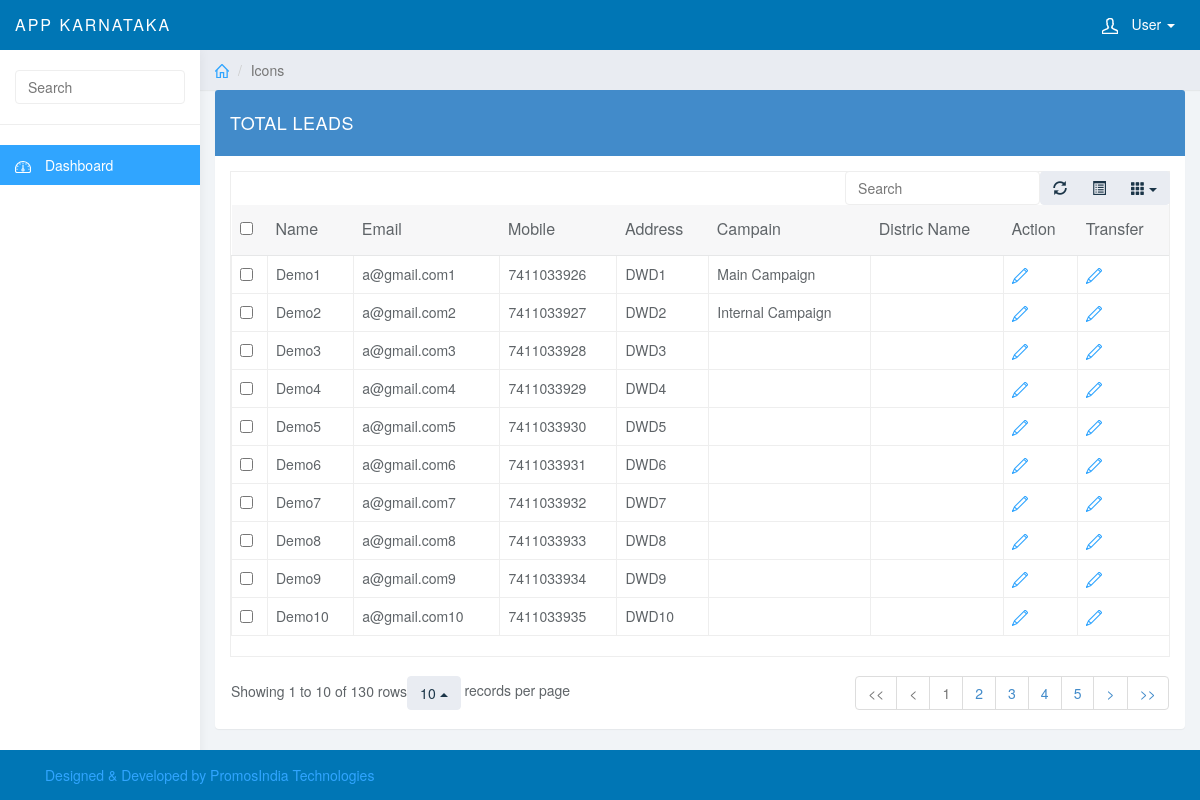
/master/lead_info.php, run on the app's committed database.
### tables this page shows
CREATE TABLE IF NOT EXISTS `app_leads` (
  `lead_id` bigint(20) NOT NULL AUTO_INCREMENT,
  `lead_name` varchar(150) NOT NULL,
  `lead_email` varchar(150) NOT NULL,
  `lead_mobile` varchar(20) NOT NULL,
  `lead_address` text NOT NULL,
  `source_of_lead` varchar(255) NOT NULL,
  `district_name` varchar(255) NOT NULL,
  `assembly_name` varchar(255) NOT NULL,
  `ward_or_zp_name` varchar(255) NOT NULL,
  `polling_booth_no` varchar(255) NOT NULL,
  `campaign_group_name` varchar(255) NOT NULL,
  `voter_id` varchar(100) NOT NULL,
  `notepad` text NOT NULL,
  `uploaded_date` varchar(25) NOT NULL,
  `uploaded_by` varchar(100) NOT NULL,
  `uploaded_ip` varchar(100) NOT NULL,
  `modified_date` varchar(100) NOT NULL,
  `modified_by` varchar(100) NOT NULL,
  `modified_ip` varchar(100) NOT NULL,
  PRIMARY KEY (`lead_id`)
);

CREATE TABLE IF NOT EXISTS `campaigns` (
  `campaign_id` int(11) NOT NULL AUTO_INCREMENT,
  `campaign_name` varchar(255) NOT NULL,
  PRIMARY KEY (`campaign_id`)
);

### comman/db_function.php (called while the page is built, shortened)
<?php
	function execute_sql_query($sql){
		$connection=db_connection();
		$result=mysqli_query($connection,$sql);
		if(!$result){
			sql_error($connection);
		}else{
			return $result;
		}
	}
	function execute_fetch($result){
		$fetch=mysqli_fetch_array($result);
		if(!$fetch){
		}else
		{
			return $fetch;
		}
	}
			?>

### master/lead_info.php (the view, shortened to what this page needs)
<?php require_once('../webtemplate/headtags.php'); ?>
<?php require_once('../webtemplate/header_nav.php'); ?>
<?php require_once('../webtemplate/side_navigation.php'); ?>
	<div class="col-sm-9 col-sm-offset-3 col-lg-10 col-lg-offset-2 main">
		<div class="row">
			<ol class="breadcrumb">
				<li><a href="#"><svg class="glyph stroked home"><use xlink:href="#stroked-home"></use></svg></a></li>
				<li class="active">Icons</li>
			</ol>
		</div>
				<?php
					if(isset($_GET['show'])){
						$title=$_GET['show'];
					}else{
						$title="Total Leads";
					}
					if($title=="assigned"){
						 $get_lead="SELECT * FROM app_leads al,campaigns cmpgs WHERE al.campaign_group_name=cmpgs.campaign_id";
						 $campaign_name="";
					}elseif($title=="un-assigned"){
						 $get_lead="SELECT * FROM app_leads WHERE campaign_group_name=''";
						 $campaign_name="";
					}else{
						$get_lead="SELECT * FROM app_leads";
						$getdetails="SELECT * FROM app_leads al,campaigns cmpgs WHERE al.campaign_group_name=cmpgs.campaign_id";
						$details=execute_sql_query($getdetails);
					}
				 ?>
		<div class="row">
			<div class="col-lg-12">
				<div class="panel panel-primary">
					<div class="panel-heading"><?php echo strtoupper($title); ?></div>
					<div class="panel-body">
						<table data-toggle="table" data-url="tables/data1.json"  data-show-refresh="true" data-show-toggle="true" data-show-columns="true" data-search="true" data-select-item-name="toolbar1" data-pagination="true" data-sort-name="name" data-sort-order="desc">
						    <thead>
						    <tr>
						        <th data-field="lead_name" data-sortable="true">Name</th>
						        <th data-field="lead_email"  data-sortable="true">Email</th>
						        <th data-field="lead_mobile" data-sortable="true">Mobile</th>
						        <th data-field="lead_address" data-sortable="true">Address</th>
						        <th data-field="source_of_lead" data-sortable="true">Campain</th>
						        <th data-field="district_name" data-sortable="true">Distric Name</th>
						        <th data-field="Action" data-sortable="true">Action</th>
						        <th data-field="Transfer" data-sortable="true">Transfer</th>
						    </tr>
						    </thead>
						    <?php
						    	$execute=execute_sql_query($get_lead);
						    	while ($disp=execute_fetch($execute)) {
						    		$lead_id=$disp['lead_id'];
								if($title=="Total Leads"){
									$get_values=execute_fetch($details);
									if(!empty($get_values['campaign_group_name'])){
										$campaign_name=$get_values['campaign_name'];
									}else{$campaign_name="";}
								}
								?>
						    <tr data-index="0">
						    <td><?php echo $disp['lead_name'];?></td>
						    <td><?php echo $disp['lead_email'];?></td>
						    <td><?php echo $disp['lead_mobile'];?></td>
						    <td><?php echo $disp['lead_address'];?></td>
						    <td><?php echo $campaign_name;?></td>
						    <td> <a href="edit_lead.php?edit_lead=<?php echo urldecode($lead_id)?>">
						    <svg class="glyph stroked pencil small">
						    <use xmlns:xlink="http://www.w3.org/1999/xlink" xlink:href="#stroked-pencil">
						    </use>
						    </svg>
						    </a>  </td>
						     <td> <a href="transfer.php?edit_lead=<?php echo urldecode($lead_id)?>">
						    <svg class="glyph stroked pencil small">
						    <use xmlns:xlink="http://www.w3.org/1999/xlink" xlink:href="#stroked-pencil">
						    </use>
						    </svg>
						    </a>  </td>
						    </tr>
						    <?php }?>
						</table>
					</div>
				</div>
			</div>
		</div>
	</div>
	<?php require_once('../webtemplate/footer.php'); ?>
</body>
</html>

### css/styles.css (style rules this page uses)
body { background: #f1f4f7; padding-top: 50px; color: #5f6468; }
a, a:hover, a:focus { color: #30a5ff; }
.panel { border: 0; }
.panel-heading { font-size: 18px; font-weight: 300; letter-spacing: 0.025em; height: 66px; line-height: 45px; }
.breadcrumb { border-radius: 0; padding: 10px 15px; background: #e9ecf2; box-shadow: 0 1px 1px rgba(0, 0, 0, .05); margin: 0 ; }
.table { background: #fff; }
.breadcrumb .glyph { height: 14px; width: 14px; margin: -2px 0 0 0; stroke-width: 4px; }

### webtemplate/headtags.php (style rules this page uses)
.small { height: 16px; width: 16px; stroke-width: 3px; }

### data on the page
app_leads: lead_name "Demo1", lead_email "a@gmail.com1", lead_mobile "7411033926", lead_address "DWD1", campaigns.campaign_name "Main Campaign"
app_leads: lead_name "Demo2", lead_email "a@gmail.com2", lead_mobile "7411033927", lead_address "DWD2", campaigns.campaign_name "Internal Campaign"
app_leads: lead_name "Demo3", lead_email "a@gmail.com3", lead_mobile "7411033928", lead_address "DWD3"
app_leads: lead_name "Demo4", lead_email "a@gmail.com4", lead_mobile "7411033929", lead_address "DWD4"
app_leads: lead_name "Demo5", lead_email "a@gmail.com5", lead_mobile "7411033930", lead_address "DWD5"
app_leads: lead_name "Demo6", lead_email "a@gmail.com6", lead_mobile "7411033931", lead_address "DWD6"
app_leads: lead_name "Demo7", lead_email "a@gmail.com7", lead_mobile "7411033932", lead_address "DWD7"
app_leads: lead_name "Demo8", lead_email "a@gmail.com8", lead_mobile "7411033933", lead_address "DWD8"
app_leads: lead_name "Demo9", lead_email "a@gmail.com9", lead_mobile "7411033934", lead_address "DWD9"
app_leads: lead_name "Demo10", lead_email "a@gmail.com10", lead_mobile "7411033935", lead_address "DWD10"

### other printed values
$title "TOTAL LEADS"
